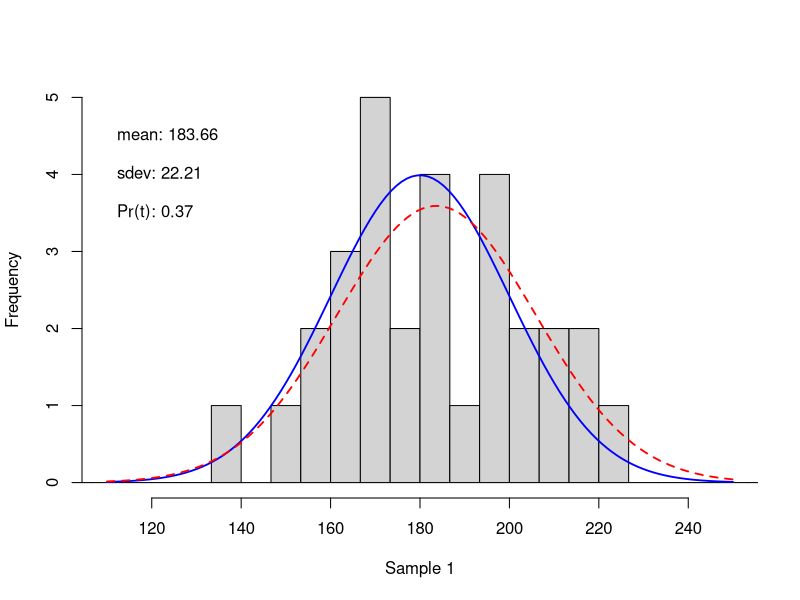

Recreate this plot in R.
## visualize the variability of small random samples

# Sample size
n <- 30
# parameters of the normal distribution
mu <- 180
sd <- 20
# set up graphic display
par(mfrow = c(1, 1))
# number of sd's for histogram display
sdd <- 3.5
# compute bin width from sd and the number of bars
bin.width <- sd / 3
# scale x-axis
x.min <- mu - (sdd * sd)
x.max <- mu + (sdd * sd)
# scale y-axis
y.max <- n * 0.5 * bin.width / sd
# compute and display the graph
v <- rnorm(n, mu, sd)
hist(v,
    xlim = c(x.min, x.max), ylim = c(0, y.max),
    breaks = seq(mu - 5 * sd, mu + 5 * sd, by = bin.width),
    main = "", xlab = paste("Sample 1")
)
x <- seq(x.min, x.max, length = 120)
# true normal distribution
points(x, dnorm(x, mu, sd) * (n * bin.width),
    type = "l", col = "blue", lty = 1, lwd = 1.8
)
# distribution estimated from sample
points(x, dnorm(x, mean(v), sd(v)) * (n * bin.width),
    type = "l", col = "red", lty = 2, lwd = 1.8
)
# print sample params and Pr(t)
text(x.min, 0.9 * y.max, paste("mean:", round(mean(v), 2)), pos = 4)
text(x.min, 0.8 * y.max, paste("sdev:", round(sd(v), 2)), pos = 4)
text(x.min, 0.7 * y.max, paste("Pr(t):", round((t.test(v, mu = mu))$p.value, 2)), pos = 4)
# clean up
par(mfrow = c(1, 1))
rm(n, mu, sd, v, sdd, bin.width, x.min, x.max, y.max, x)
